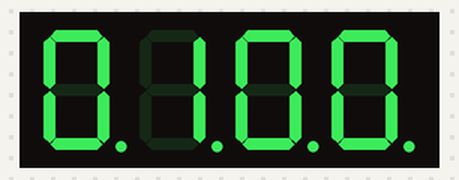
Bench run of a sketch on a simulated Arduino Uno, built with avr-gcc and run on an emulated ATmega328P. Shown: 4-digit seven-segment display. Wiring (inferred from the names in the program): 4-digit 7-segment display, segments lit when LOW: segments pin 16, pin 5, pin 4, pin 0, pin 2, pin 14, pin 12, pin 9; digit selects pin 13, pin 15, pin 3, pin 1. The segment pins are drawn as the display they are named for.

Above: at 0.1 s.
At 7.2 s:
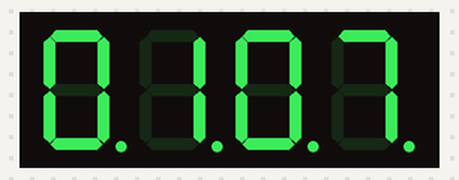
At 16.3 s:
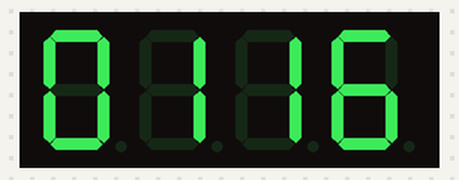
At 25.4 s:
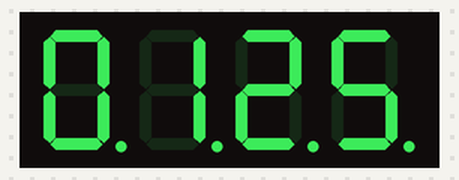
At 33.5 s:
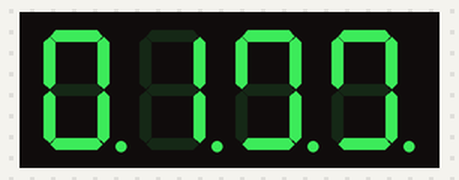
At 38.6 s:
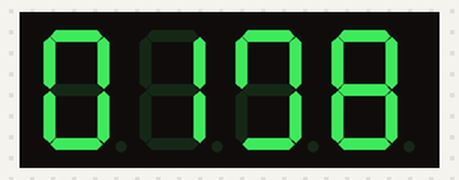

Measured:
- what the display in image 0 shows lasts 1.1 s, from 0.0 s to 1.1 s

The sketch:

clock-7-segment.ino
```cpp
int HH = 01;
int MM = 00;
int a, b, c, d;
unsigned long previousMillis = 0;
long interval = 1000;
byte on = 0;
int i = 5;

int segA = 16;
int segB = 5;
int segC = 4;
int segD = 0;
int segE = 2;
int segF = 14;
int segG = 12;

int digit1 = 13;
int digit2 = 15;
int digit3 = 3; // RX
int digit4 = 1; // TX
int dot = 9; // SD2

void setup() {
  pinMode(segA, OUTPUT);
  pinMode(segB, OUTPUT);
  pinMode(segC, OUTPUT);
  pinMode(segD, OUTPUT);
  pinMode(segE, OUTPUT);
  pinMode(segF, OUTPUT);
  pinMode(segG, OUTPUT);
  pinMode(digit1, OUTPUT);
  pinMode(digit2, OUTPUT);
  pinMode(digit3, OUTPUT);
  pinMode(digit4, OUTPUT);
  pinMode(dot, OUTPUT);
}

void loop() {
  unsigned long currentMillis = millis();
  if(currentMillis - previousMillis >= interval)
  { MM = MM+1;
  if (MM>59){MM = 0; HH = HH+1;}
  if (HH>12){HH = 1;}
  on =!on;
  digitalWrite(dot, !on);
  previousMillis = currentMillis;
  }

    a = int(HH/10);
    b = int(HH%10);
    c = int(MM/10);
    d = int(MM%10);
    displayNumber(a);
    digitalWrite(digit1, HIGH);
    digitalWrite(digit2, LOW);
    digitalWrite(digit3, LOW);
    digitalWrite(digit4, LOW);
    delay(i);
    displayNumber(b);
    digitalWrite(digit1, LOW);
    digitalWrite(digit2, HIGH);
    digitalWrite(digit3, LOW);
    digitalWrite(digit4, LOW);
    delay(i);
    displayNumber(c);
    digitalWrite(digit1, LOW);
    digitalWrite(digit2, LOW);
    digitalWrite(digit3, HIGH);
    digitalWrite(digit4, LOW);
    delay(i);
    displayNumber(d);
    digitalWrite(digit1, LOW);
    digitalWrite(digit2, LOW);
    digitalWrite(digit3, LOW);
    digitalWrite(digit4, HIGH);
    delay(i);
  }

void displayNumber(int numbertoDisplay){
  switch(numbertoDisplay){
    case 0:
      digitalWrite(segA, LOW );
      digitalWrite(segB, LOW);
      digitalWrite(segC, LOW);
      digitalWrite(segD, LOW);
      digitalWrite(segE, LOW);     //Generating 8
      digitalWrite(segF, LOW);
      digitalWrite(segG, HIGH);
      break;

    case 1:
      digitalWrite(segA, HIGH);
      digitalWrite(segB, LOW);
      digitalWrite(segC, LOW);
      digitalWrite(segD, HIGH);       //Generating 1
      digitalWrite(segE, HIGH);
      digitalWrite(segF, HIGH);
      digitalWrite(segG, HIGH);
      break;

    case 2:
      digitalWrite(segA, LOW);
      digitalWrite(segB, LOW);
      digitalWrite(segC, HIGH);      //Generating 2
      digitalWrite(segD, LOW);
      digitalWrite(segE, LOW);
      digitalWrite(segF, HIGH);
      digitalWrite(segG, LOW);
      break;

    case 3:
      digitalWrite(segA, LOW);
      digitalWrite(segB, LOW);
      digitalWrite(segC, LOW);
      digitalWrite(segD, LOW);      //Generating 3
      digitalWrite(segE, HIGH);
      digitalWrite(segF, HIGH);
      digitalWrite(segF, LOW);
      break;

    case 4:
      digitalWrite(segA, HIGH);
      digitalWrite(segB, LOW);
      digitalWrite(segC, LOW);
      digitalWrite(segD, HIGH);
      digitalWrite(segE, HIGH);     //Generating 4
      digitalWrite(segF, LOW);
      digitalWrite(segG, LOW);
      break;

    case 5:
      digitalWrite(segA, LOW);
      digitalWrite(segB, HIGH);
      digitalWrite(segC, LOW);
      digitalWrite(segD, LOW);
      digitalWrite(segE, HIGH);     //Generating 5
      digitalWrite(segF, LOW);
      digitalWrite(segG, LOW);
      break;

    case 6:
      digitalWrite(segA, LOW);
      digitalWrite(segB, HIGH);
      digitalWrite(segC, LOW);
      digitalWrite(segD, LOW);    //Generating 6
      digitalWrite(segE, LOW);
      digitalWrite(segF, LOW);
      digitalWrite(segG, LOW);
      break;

    case 7:
      digitalWrite(segA, LOW);
      digitalWrite(segB, LOW);
      digitalWrite(segC, LOW);
      digitalWrite(segD, HIGH);
      digitalWrite(segE, HIGH);   //Generating 7
      digitalWrite(segF, HIGH);
      digitalWrite(segG, HIGH);
      break;

    case 8:
      digitalWrite(segA, LOW );
      digitalWrite(segB, LOW);
      digitalWrite(segC, LOW);
      digitalWrite(segD, LOW);
      digitalWrite(segE, LOW);     //Generating 8
      digitalWrite(segF, LOW);
      digitalWrite(segG, LOW);
      break;

    case 9:
      digitalWrite(segA, LOW);
      digitalWrite(segB, LOW);
      digitalWrite(segC, LOW);
      digitalWrite(segD, LOW);
      digitalWrite(segE, HIGH);    //Generating 9
      digitalWrite(segF, LOW);
      digitalWrite(segG, LOW);
      break;

  }
}
```
